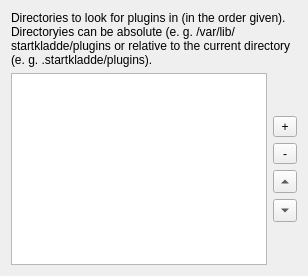
     <widget class="QWidget" name="pluginPathsTab">
      <attribute name="title">
       <string>&amp;Plugin path</string>
      </attribute>
      <layout class="QVBoxLayout" name="verticalLayout_5">
       <item>
        <widget class="QLabel" name="label_2">
         <property name="text">
          <string>Directories to look for plugins in (in the order given).
Directoryies can be absolute (e. g. /var/lib/startkladde/plugins or relative to the current directory (e. g. .startkladde/plugins).</string>
         </property>
         <property name="wordWrap">
          <bool>true</bool>
         </property>
        </widget>
       </item>
       <item>
        <widget class="QWidget" name="pluginPathListPane" native="true">
         <layout class="QHBoxLayout" name="horizontalLayout_2">
          <property name="leftMargin">
           <number>0</number>
          </property>
          <property name="topMargin">
           <number>0</number>
          </property>
          <property name="rightMargin">
           <number>0</number>
          </property>
          <property name="bottomMargin">
           <number>0</number>
          </property>
          <item>
           <widget class="QListWidget" name="pluginPathList">
            <property name="toolTip">
             <string>&lt;html&gt;Directories to look for plugins in&lt;/html&gt;</string>
            </property>
            <property name="dragDropMode">
             <enum>QAbstractItemView::InternalMove</enum>
            </property>
            <property name="alternatingRowColors">
             <bool>true</bool>
            </property>
            <property name="textElideMode">
             <enum>Qt::ElideMiddle</enum>
            </property>
            <property name="uniformItemSizes">
             <bool>true</bool>
            </property>
           </widget>
          </item>
          <item>
           <widget class="QWidget" name="widget" native="true">
            <layout class="QVBoxLayout" name="verticalLayout_7">
             <property name="leftMargin">
              <number>0</number>
             </property>
             <property name="topMargin">
              <number>0</number>
             </property>
             <property name="rightMargin">
              <number>0</number>
             </property>
             <property name="bottomMargin">
              <number>0</number>
             </property>
             <item>
              <spacer name="verticalSpacer_9">
               <property name="orientation">
                <enum>Qt::Vertical</enum>
               </property>
               <property name="sizeHint" stdset="0">
                <size>
                 <width>20</width>
                 <height>40</height>
                </size>
               </property>
              </spacer>
             </item>
             <item>
              <widget class="QToolButton" name="addPluginPathButton">
               <property name="sizePolicy">
                <sizepolicy hsizetype="Minimum" vsizetype="Fixed">
                 <horstretch>0</horstretch>
                 <verstretch>0</verstretch>
                </sizepolicy>
               </property>
               <property name="toolTip">
                <string>Add plugin path</string>
               </property>
               <property name="text">
                <string>+</string>
               </property>
              </widget>
             </item>
             <item>
              <widget class="QToolButton" name="removePluginPathButton">
               <property name="sizePolicy">
                <sizepolicy hsizetype="Minimum" vsizetype="Fixed">
                 <horstretch>0</horstretch>
                 <verstretch>0</verstretch>
                </sizepolicy>
               </property>
               <property name="toolTip">
                <string>Remove selected plugin path</string>
               </property>
               <property name="text">
                <string>-</string>
               </property>
              </widget>
             </item>
             <item>
              <widget class="QToolButton" name="pluginPathUpButton">
               <property name="sizePolicy">
                <sizepolicy hsizetype="Minimum" vsizetype="Fixed">
                 <horstretch>0</horstretch>
                 <verstretch>0</verstretch>
                </sizepolicy>
               </property>
               <property name="toolTip">
                <string>Move selected plugin path up</string>
               </property>
               <property name="text">
                <string/>
               </property>
               <property name="arrowType">
                <enum>Qt::UpArrow</enum>
               </property>
              </widget>
             </item>
             <item>
              <widget class="QToolButton" name="pluginPathDownButton">
               <property name="sizePolicy">
                <sizepolicy hsizetype="Minimum" vsizetype="Fixed">
                 <horstretch>0</horstretch>
                 <verstretch>0</verstretch>
                </sizepolicy>
               </property>
               <property name="toolTip">
                <string>Move selected plugin path down</string>
               </property>
               <property name="text">
                <string>...</string>
               </property>
               <property name="arrowType">
                <enum>Qt::DownArrow</enum>
               </property>
              </widget>
             </item>
             <item>
              <spacer name="verticalSpacer_5">
               <property name="orientation">
                <enum>Qt::Vertical</enum>
               </property>
               <property name="sizeHint" stdset="0">
                <size>
                 <width>20</width>
                 <height>40</height>
                </size>
               </property>
              </spacer>
             </item>
            </layout>
           </widget>
          </item>
         </layout>
        </widget>
       </item>
      </layout>
     </widget>
